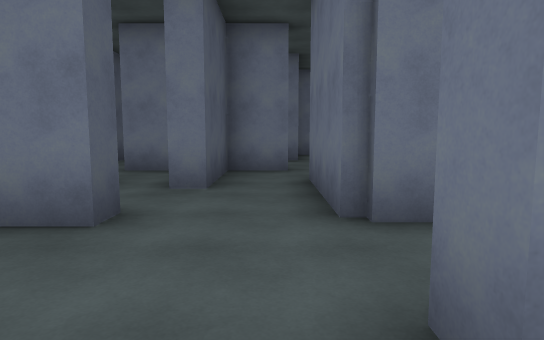
view 1 (above)

24 first-person views from a walk through a Unity game level. The camera is 1.5 m above the floor, tilts 6° down and sees 75° across. The floor is counted in squares, 2 m on a side. Each view is taken from the middle of a square. On the plan, view 1 faces up. The plan holds only what a view shows up to about 11 squares ahead; the rest is blank. The place goes on beyond the plan. The player character is not drawn.

view 2
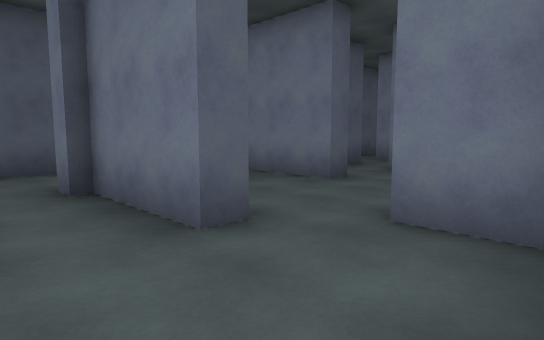

view 3
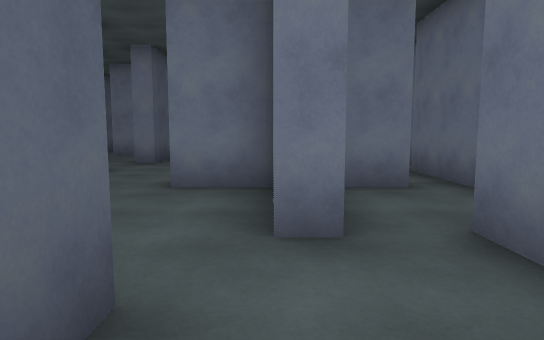

view 4
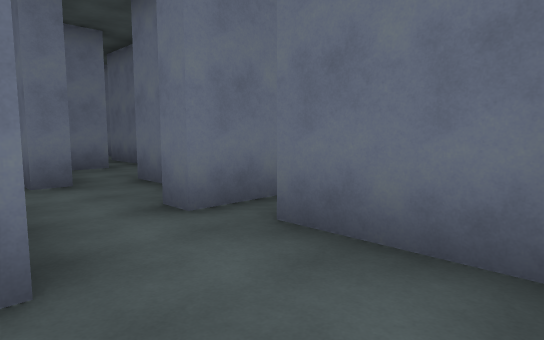

view 5
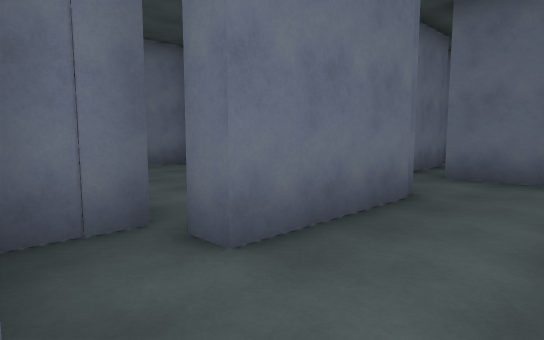

view 6
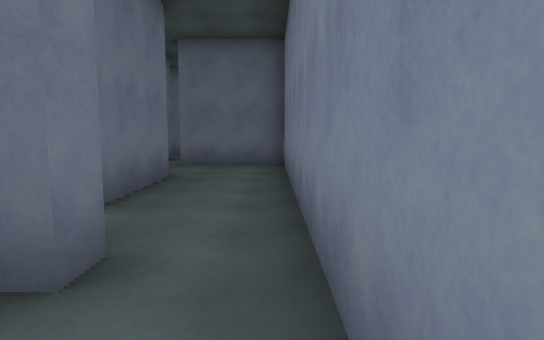

view 7
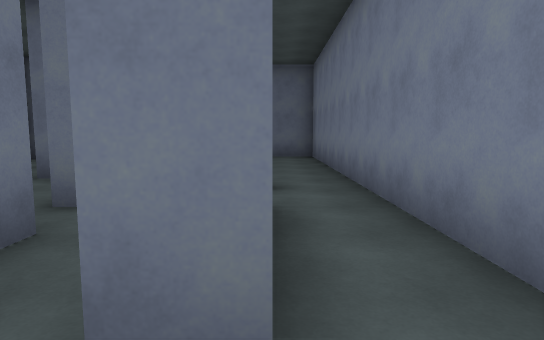

view 8
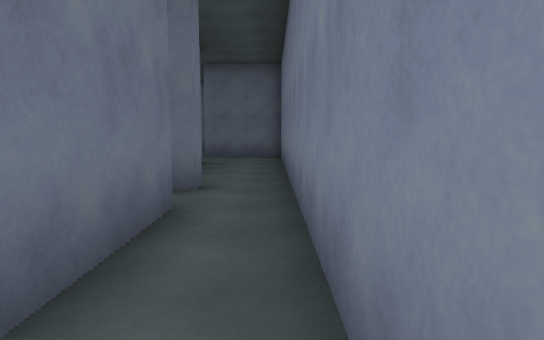

view 9
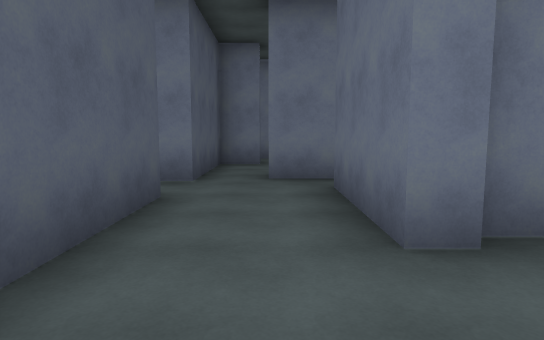

view 10
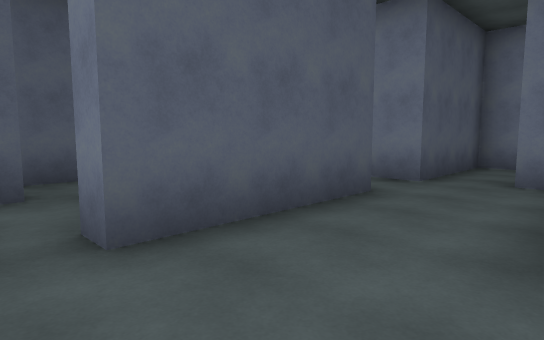

view 11
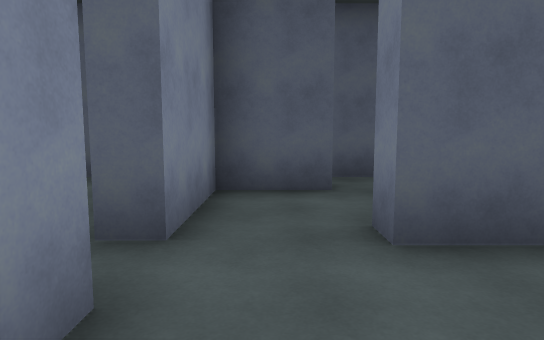

view 12
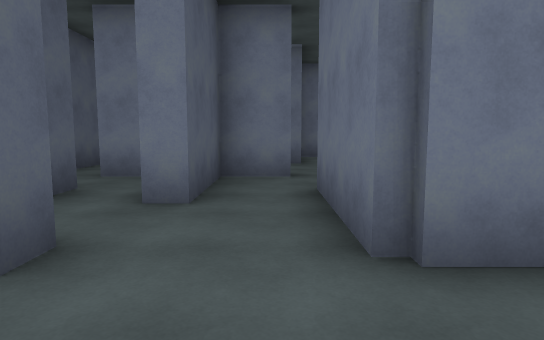

view 13
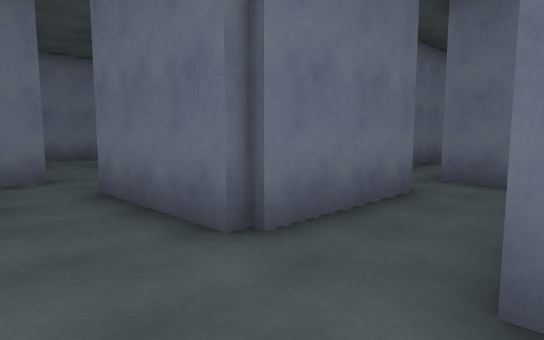

view 14
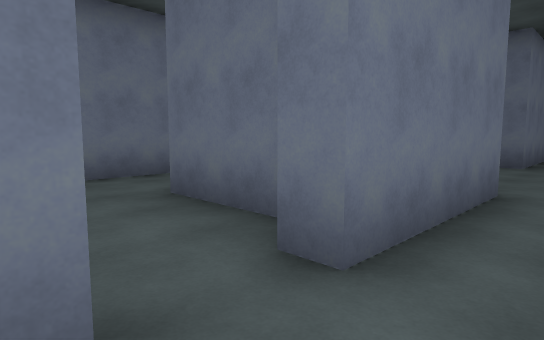

view 15
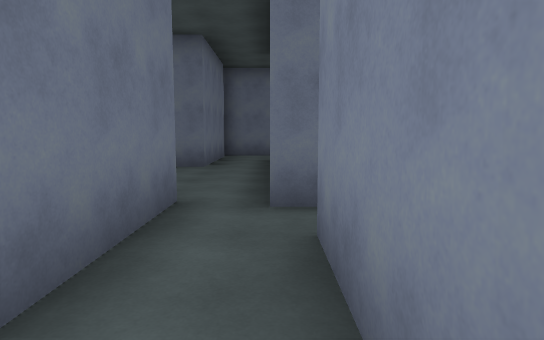

view 16
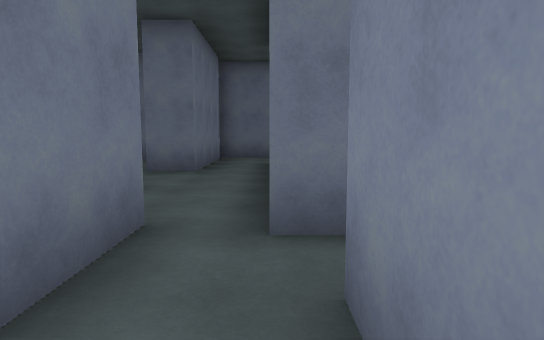

view 17
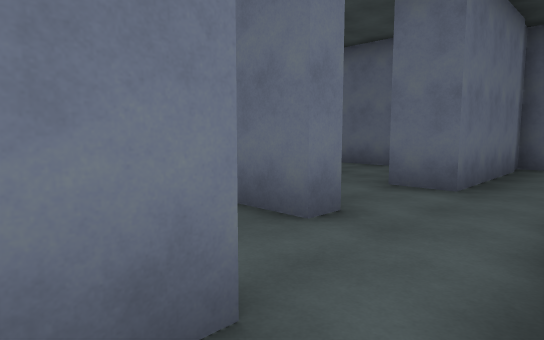

view 18
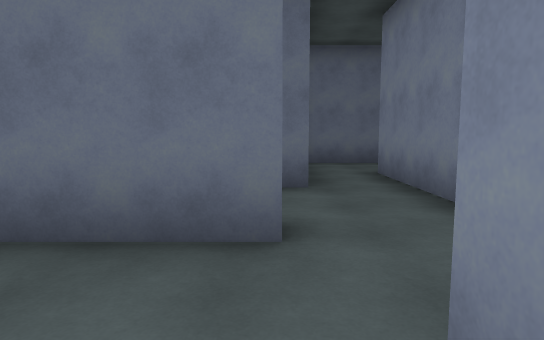

view 19
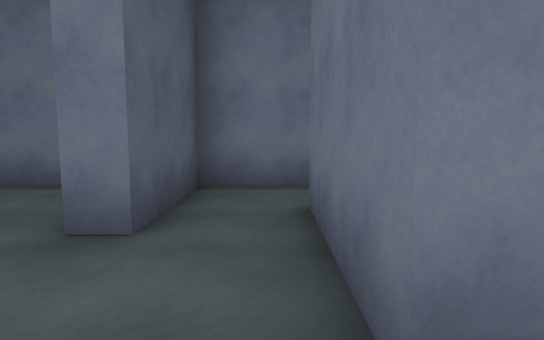

view 20
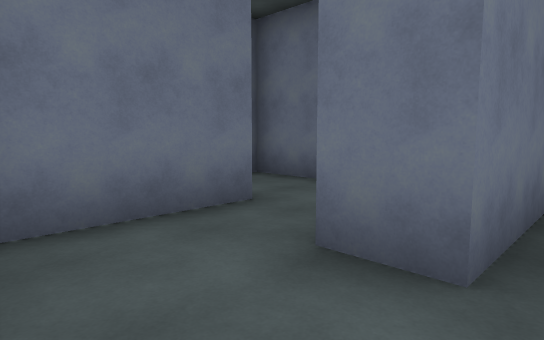

view 21
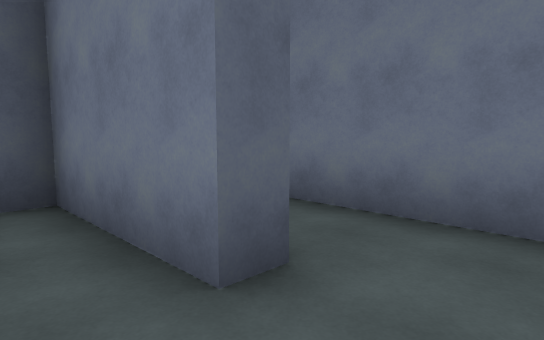

view 22
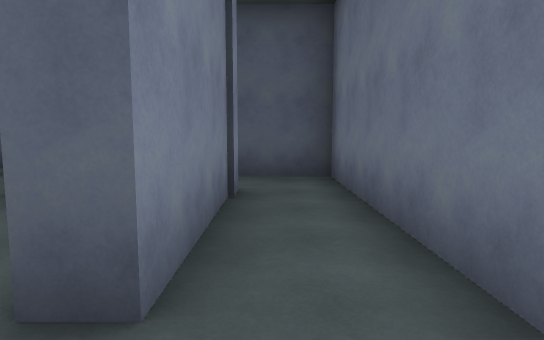

view 23
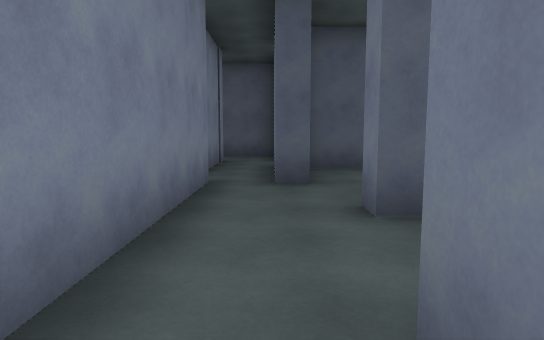

view 24
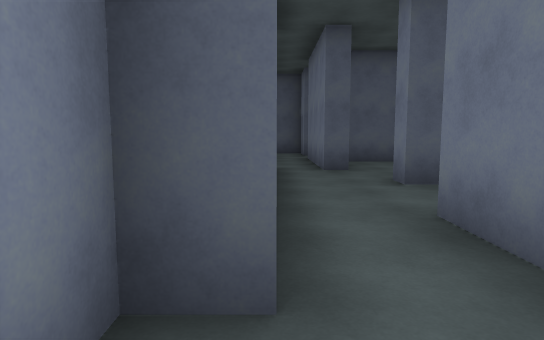

### Floor plan
Key: @ floor where view 1 was taken; # wall or solid block; x gap in a wall; . floor.
Columns run from 9 left of view 1 to 13 right of it. Each row starts with its distance up from view 1.
 12           ############
 11           #...#......#
 10      #    #.#.#.###..#
  9      #    ..#...#....#
  8      #.  ...#...#.#####
  7      ..###.####.......#
  6     #...#.....######..#
  5     #.#.#.###.####### #
  4     #.#...### ....
  3    #####..###.#
  2    ...x.......#
  1     #.#...###x#
  0     #.###@.#..
 -1 #   #......#..
 -2 #...#........#
 -3 ##.....#..#..#
 -4  ###.###. #.#####
 -5  .....#.###.#.
 -6 #.###.......#
 -7  ...........#
 -8  ############

Where each view was taken, in squares from view 1:
view 1: 0 up, 0 right, facing up
view 2: 2 down, 2 right, facing up-left
view 3: 4 down, 2 right, facing up
view 4: 7 down, 1 right, facing up-right
view 5: 7 down, 3 left, facing up-right
view 6: 7 down, 5 left, facing right
view 7: 6 down, 8 left, facing right
view 8: 7 down, 8 left, facing right
view 9: 3 down, 4 left, facing up
view 10: 3 down, 3 left, facing up-left
view 11: 3 down, 3 left, facing left
view 12: 1 up, 0 right, facing up
view 13: 1 up, 1 left, facing up-right
view 14: 6 up, 0 right, facing up-right
view 15: 6 up, 1 right, facing right
view 16: 6 up, 2 right, facing right
view 17: 6 up, 4 right, facing up-right
view 18: 8 up, 4 right, facing right
view 19: 7 up, 6 right, facing up
view 20: 7 up, 7 right, facing up-right
view 21: 9 up, 11 right, facing up-left
view 22: 11 up, 11 right, facing left
view 23: 7 up, 10 right, facing left
view 24: 6 up, 12 right, facing left
